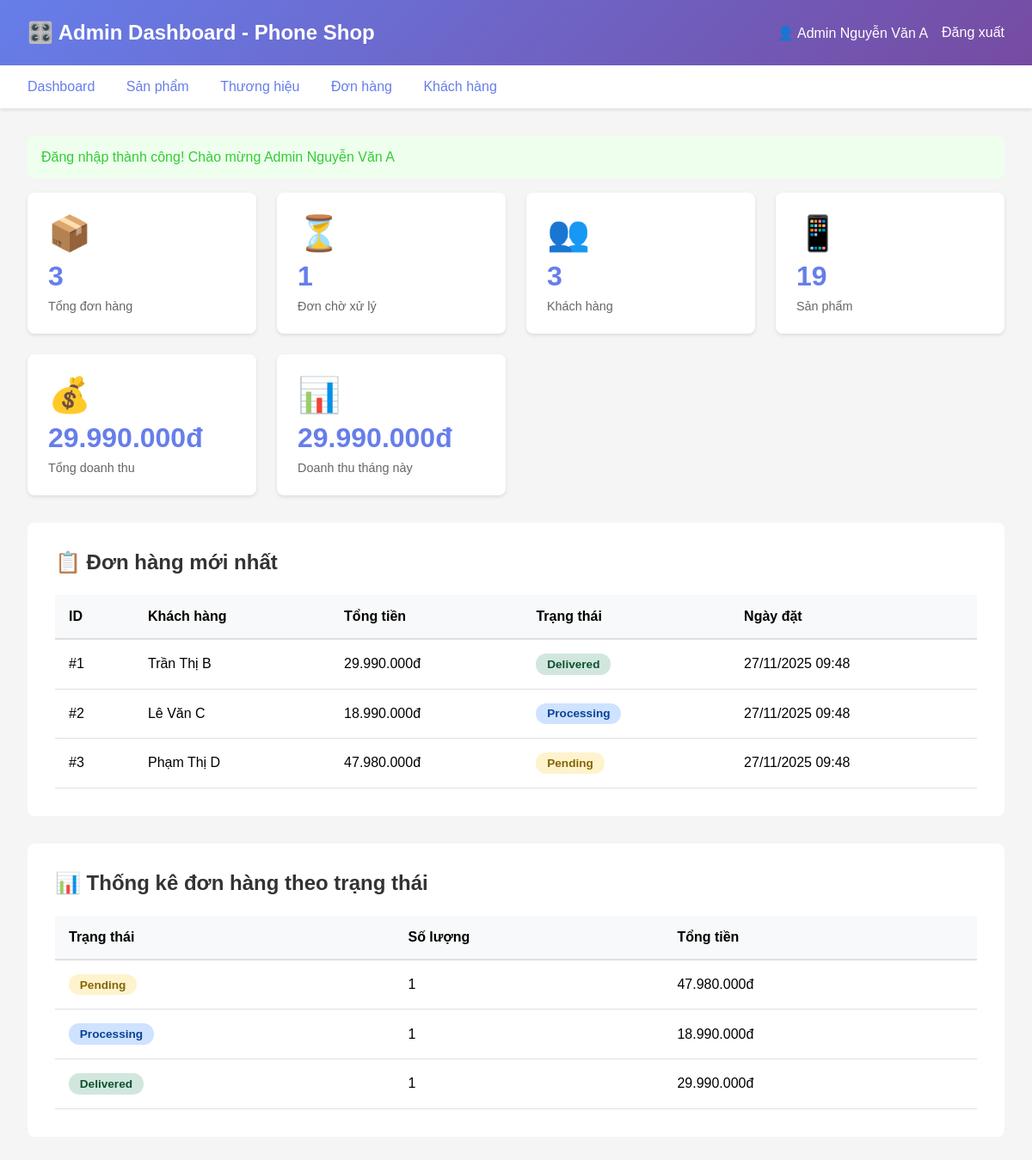
/public/admin/dashboard (signed in), run on the app's committed database.
### tables this page shows
CREATE TABLE orders (
    id INT AUTO_INCREMENT PRIMARY KEY,
    user_id INT NOT NULL,
    customer_name VARCHAR(100) NOT NULL,
    customer_phone VARCHAR(20) NOT NULL,
    customer_address TEXT NOT NULL,
    total_amount DECIMAL(10, 2) NOT NULL,
    status ENUM('pending', 'processing', 'shipping', 'delivered', 'cancelled') DEFAULT 'pending',
    payment_method VARCHAR(50) DEFAULT 'COD',
    notes TEXT,
    created_at TIMESTAMP DEFAULT CURRENT_TIMESTAMP,
    updated_at TIMESTAMP DEFAULT CURRENT_TIMESTAMP ON UPDATE CURRENT_TIMESTAMP,
    FOREIGN KEY (user_id) REFERENCES users(id) ON DELETE CASCADE,
    INDEX idx_user_id (user_id),
    INDEX idx_status (status),
    INDEX idx_created_at (created_at)
);

### resources/view/admin/dashboard.php (the view, shortened to what the rows shown need)
<!DOCTYPE html>
<html lang="vi">
<head>
</head>
<body>
    <div class="header">
        <h1>🎛️ Admin Dashboard - Phone Shop</h1>
    </div>
    <div class="container">
        <div class="section">
            <h2>📋 Đơn hàng mới nhất</h2>
            <?php if (!empty($latestOrders)): ?>
                <table>
                    <thead>
                        <tr>
                            <th>ID</th>
                            <th>Khách hàng</th>
                            <th>Tổng tiền</th>
                            <th>Trạng thái</th>
                            <th>Ngày đặt</th>
                        </tr>
                    </thead>
                    <tbody>
                        <?php foreach ($latestOrders as $order): ?>
                            <tr>
                                <td>#<?= $order['id'] ?></td>
                                <td><?= escape($order['customer_name']) ?></td>
                                <td><?= formatPrice($order['total_amount']) ?></td>
                                <td>
                                    <span class="badge badge-<?= $order['status'] ?>">
                                        <?= ucfirst($order['status']) ?>
                                    </span>
                                </td>
                                <td><?= formatDateTime($order['created_at']) ?></td>
                            </tr>
                        <?php endforeach; ?>
                    </tbody>
                </table>
            <?php else: ?>
                <p>Chưa có đơn hàng nào</p>
            <?php endif; ?>
        </div>
        <?php if (!empty($orderStatistics)): ?>
            <div class="section">
                <h2>📊 Thống kê đơn hàng theo trạng thái</h2>
                <table>
                    <thead>
                        <tr>
                            <th>Trạng thái</th>
                            <th>Số lượng</th>
                            <th>Tổng tiền</th>
                        </tr>
                    </thead>
                </table>
            </div>
        <?php endif; ?>
    </div>
</body>
</html>

### data on the page
orders: id "1", customer_name "Trần Thị B", total_amount "29.990.000đ", status "Delivered", created_at "27/11/2025 09:48"
orders: id "2", customer_name "Lê Văn C", total_amount "18.990.000đ", status "Processing", created_at "27/11/2025 09:48"
orders: id "3", customer_name "Phạm Thị D", total_amount "47.980.000đ", status "Pending", created_at "27/11/2025 09:48"

### other printed values
getUserName() "Admin Nguyễn Văn A"
$flash['message'] "Đăng nhập thành công! Chào mừng Admin Nguyễn Văn A"
$stats['total_orders'] "3"
$stats['pending_orders'] "1"
$stats['total_customers'] "3"
$stats['total_products'] "19"
formatPrice($stats['total_revenue'] ?? 0) "29.990.000đ"
formatPrice($stats['monthly_revenue'] ?? 0) "29.990.000đ"
$stat['status'] "Pending"
$stat['count'] "1"
formatPrice($stat['total']) "47.980.000đ"
$stat['status'] "Processing"
formatPrice($stat['total']) "18.990.000đ"
$stat['status'] "Delivered"
formatPrice($stat['total']) "29.990.000đ"
